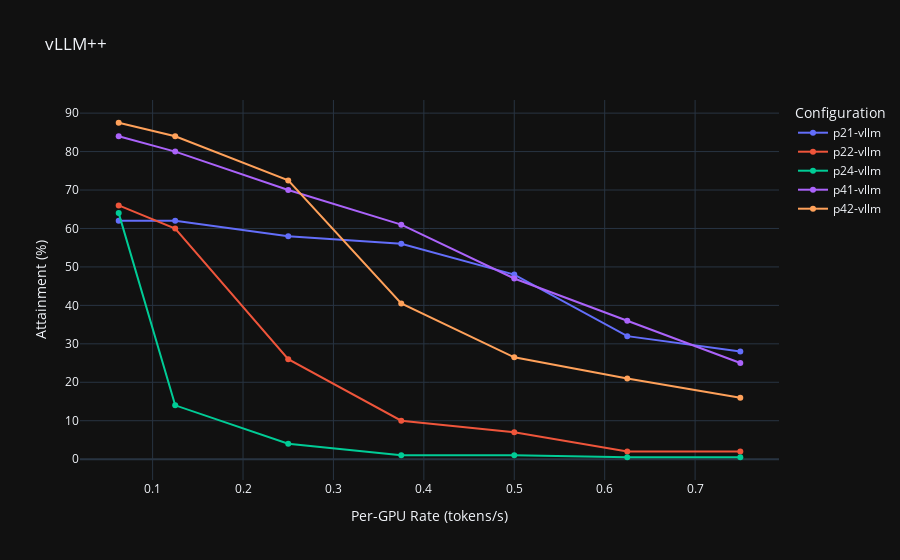

The notebook cell saved with this chart:
### Code cell
if use_plotly:
    # Plot the `figure_11_vllm_high`for some configurations
    # tp_prefill = 1, pp_prefill = 1
    # x-axis: rate
    # y-axis: attainment
    # find all combination of tp_prefill, pp_prefill
    import plotly.graph_objects as go
    
    fig = go.Figure()
    configs = figure_11_vllm_high[['tp_prefill', 'pp_prefill']].drop_duplicates()
    df = figure_11_vllm_high
    
    for tp_prefill, pp_prefill in configs.values:
        config_df = df[
            (df['tp_prefill'] == tp_prefill) & (df['pp_prefill'] == pp_prefill)
            ]
        # plot this inside a plotly plot
        fig.add_trace(go.Scatter(
            x=config_df['per_gpu_rate'], y=config_df['attainment'],
            mode='lines+markers', name=f"p{tp_prefill}{pp_prefill}-vllm"
        ))
    
    # fig add title
    fig.update_layout(
        title="vLLM++",
        xaxis_title="Per-GPU Rate (tokens/s)",
        yaxis_title="Attainment (%)",
        legend_title="Configuration"
    )
    # Export to html
    fig.write_html("visual/figure_11_vllm_high.html")
    if is_notebook_mode:
        fig.show()

### Figure 1 — Plotly figure (JSON) as saved in the notebook; plotly's stock layout.template omitted (floating-point values rounded to 4 significant figures)
{"data": [{"mode": "lines+markers", "name": "p21-vllm", "x": [0.0625, 0.125, 0.25, 0.375, 0.5, 0.625, 0.75], "y": [62.0, 62.0, 58.0, 56.0, 48.0, 32.0, 28.0], "type": "scatter"}, {"mode": "lines+markers", "name": "p22-vllm", "x": [0.0625, 0.125, 0.25, 0.375, 0.5, 0.625, 0.75], "y": [66.0, 60.0, 26.0, 10.0, 7.0, 2.0, 2.0], "type": "scatter"}, {"mode": "lines+markers", "name": "p24-vllm", "x": [0.0625, 0.125, 0.25, 0.375, 0.5, 0.625, 0.75], "y": [64.0, 14.0, 4.0, 1.0, 1.0, 0.5, 0.5], "type": "scatter"}, {"mode": "lines+markers", "name": "p41-vllm", "x": [0.0625, 0.125, 0.25, 0.375, 0.5, 0.625, 0.75], "y": [84.0, 80.0, 70.0, 61.0, 47.0, 36.0, 25.0], "type": "scatter"}, {"mode": "lines+markers", "name": "p42-vllm", "x": [0.0625, 0.125, 0.25, 0.375, 0.5, 0.625, 0.75], "y": [87.5, 84.0, 72.5, 40.5, 26.5, 21.0, 16.0], "type": "scatter"}], "layout": {"title": {"text": "vLLM++"}, "xaxis": {"title": {"text": "Per-GPU Rate (tokens/s)"}}, "yaxis": {"title": {"text": "Attainment (%)"}}, "legend": {"title": {"text": "Configuration"}}}}
